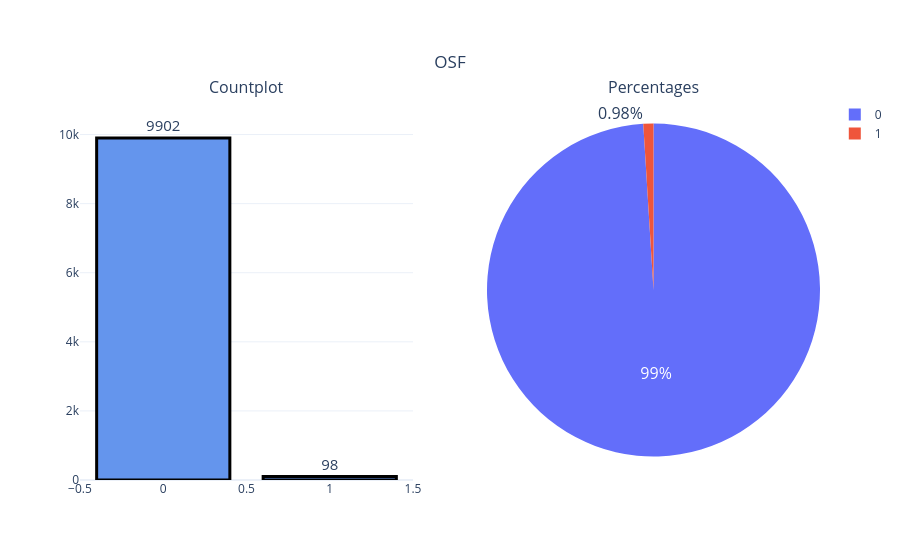

The notebook cell saved with this chart:
### Code cell
fig = make_subplots(rows=1,cols=2,
                    subplot_titles=('Countplot',
                                    'Percentages'),
                    specs=[[{"type": "xy"},
                            {'type':'domain'}]])
fig.add_trace(go.Bar(y = df['OSF'].value_counts().values.tolist(), 
                      x = df['OSF'].value_counts().index, 
                      text=df['OSF'].value_counts().values.tolist(),
              textfont=dict(size=15),
                      name = 'OSF',
                      textposition = 'outside',
                      showlegend=False,
              marker = dict(color = 'cornflowerblue',
                            line_color = 'black',
                            line_width=3)),row = 1,col = 1)
fig.add_trace((go.Pie(labels=df['OSF'].value_counts().keys(),
                             values=df['OSF'].value_counts().values,textfont = dict(size = 16),
                     textposition='auto',
                     showlegend = True,
                     name = 'OSF')), row = 1, col = 2)
fig.update_layout(title={'text': 'OSF',
                         'y':0.9,
                         'x':0.5,
                         'xanchor': 'center',
                         'yanchor': 'top'},
                  template='plotly_white')
fig.update_yaxes(range=[0,11000])
iplot(fig)

### Figure 1 — Plotly figure (JSON) as saved in the notebook; plotly's stock layout.template omitted (floating-point values rounded to 4 significant figures)
{"data": [{"marker": {"color": "cornflowerblue", "line": {"color": "black", "width": 3}}, "name": "OSF", "showlegend": false, "text": ["9902", "98"], "textfont": {"size": 15}, "textposition": "outside", "type": "bar", "x": [0, 1], "xaxis": "x", "y": [9902, 98], "yaxis": "y"}, {"domain": {"x": [0.55, 1], "y": [0, 1]}, "labels": [0, 1], "name": "OSF", "showlegend": true, "textfont": {"size": 16}, "textposition": "auto", "type": "pie", "values": [9902, 98]}], "layout": {"annotations": [{"font": {"size": 16}, "showarrow": false, "text": "Countplot", "x": 0.225, "xanchor": "center", "xref": "paper", "y": 1, "yanchor": "bottom", "yref": "paper"}, {"font": {"size": 16}, "showarrow": false, "text": "Percentages", "x": 0.775, "xanchor": "center", "xref": "paper", "y": 1, "yanchor": "bottom", "yref": "paper"}], "autosize": true, "title": {"text": "OSF", "x": 0.5, "xanchor": "center", "y": 0.9, "yanchor": "top"}, "xaxis": {"anchor": "y", "autorange": true, "domain": [0, 0.45], "range": [-0.5, 1.5], "type": "linear"}, "yaxis": {"anchor": "x", "domain": [0, 1], "range": [0, 11000], "type": "linear"}}}
